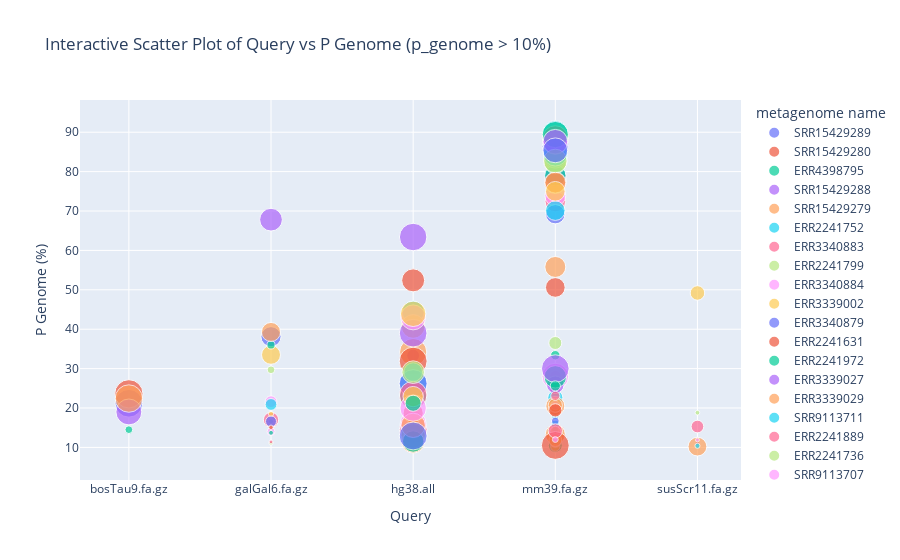

The notebook cell saved with this chart:
### Code cell
import pandas as pd
import numpy as np
import plotly.express as px

# Filter the data (assuming `data` is already loaded and processed)
filtered_high_p_genome = data[data["p_genome"] > 10]

# Create an interactive scatter plot
fig = px.scatter(
    filtered_high_p_genome,
    x="query",
    y="p_genome",
    size="p_metag",  # Dot size based on p_metag
    color="metagenome name",  # Dot color based on metagenome name
    title="Interactive Scatter Plot of Query vs P Genome (p_genome > 10%)",
    labels={"query": "Query", "p_genome": "P Genome (%)"},
    hover_data=["metagenome name", "avg_abund", "p_metag"]
)

# Show the interactive chart
fig.show()
